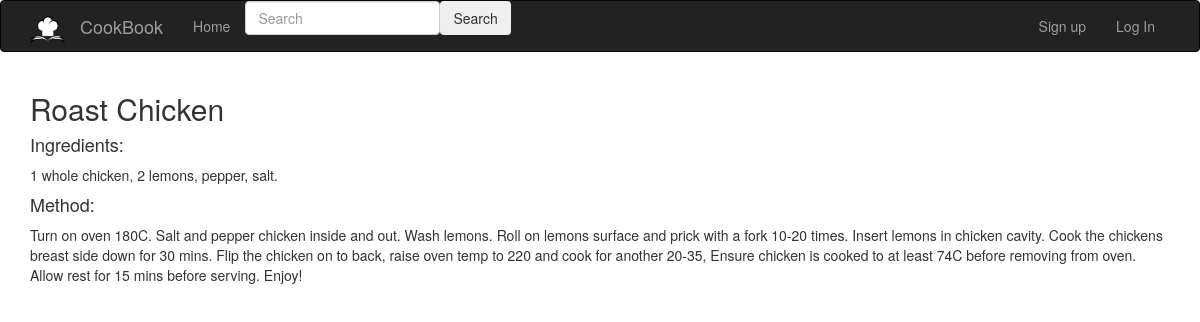
Screenshot of /recipe/2 with the database file from the repository.
### app/model.py (models this page shows, shortened)
class Recipe(db.Model):
    __tablename__ = 'recipes'
    id = db.Column(db.Integer, primary_key=True)
    created = db.Column(db.DateTime, default=func.now())
    title = db.Column(db.String(128), unique=True)
    ingredients = db.Column(db.Text)
    method = db.Column(db.Text)
    public = db.Column(db.Boolean)
    meal = db.Column(db.String(25))
    author_id = db.Column(db.String(64), db.ForeignKey('users.username'))

### app/main/views.py (the view)
@main.route('/recipe/<int:id>')
def recipe(id):
    recipe = Recipe.query.get_or_404(id)
    if recipe.public \
            or (not recipe.public
                and current_user.is_authenticated
                and recipe.author_id == current_user.username):
        return render_template('recipe.html', recipe=recipe)
    flash('This recipe is private')
    return redirect(url_for('main.index'))

### app/main/forms.py
class SearchForm(FlaskForm):
    searched = StringField("Searched", validators=[DataRequired()])
    submit = SubmitField("Submit")

### app/auth/views.py (called while the page is built)
@auth.before_app_request
def before_request():
    if current_user.is_authenticated \
            and not current_user.confirmed \
            and request.endpoint \
            and request.blueprint != 'auth' \
            and request.endpoint != 'static':
        return redirect(url_for('auth.unconfirmed'))

### app/main/views.py (called while the page is built)
@main.context_processor
def base():
    form = SearchForm()
    return dict(form=form)

### app/templates/recipe.html (shortened to what this page needs)
{% extends "base.html" %}
{% import "bootstrap/wtf.html" as wtf %}
{% block page_content %}
<h2>{{ recipe.title }}</h2>
<h4>Ingredients:</h4>
<p>{{ recipe.ingredients }}</p>
<h4>Method:</h4>
<p>{{ recipe.method }}</p>
{% endblock %}

### rows the page displays
Recipe: title "Roast Chicken", ingredients "1 whole chicken, 2 lemons, pepper, salt.", method "Turn on oven 180C. Salt and pepper chicken inside and out. Wash lemons. Roll on lemons surface and prick with a fork 10-20 times. Insert lemons in chicken cavity. Cook the chickens breast side down for 30 mins. Flip the chicken on to back, raise oven temp to 220 and cook for another 20-35, Ensure chicken is cooked to at least 74C before removing from oven. Allow rest for 15 mins before serving. Enjoy!"
